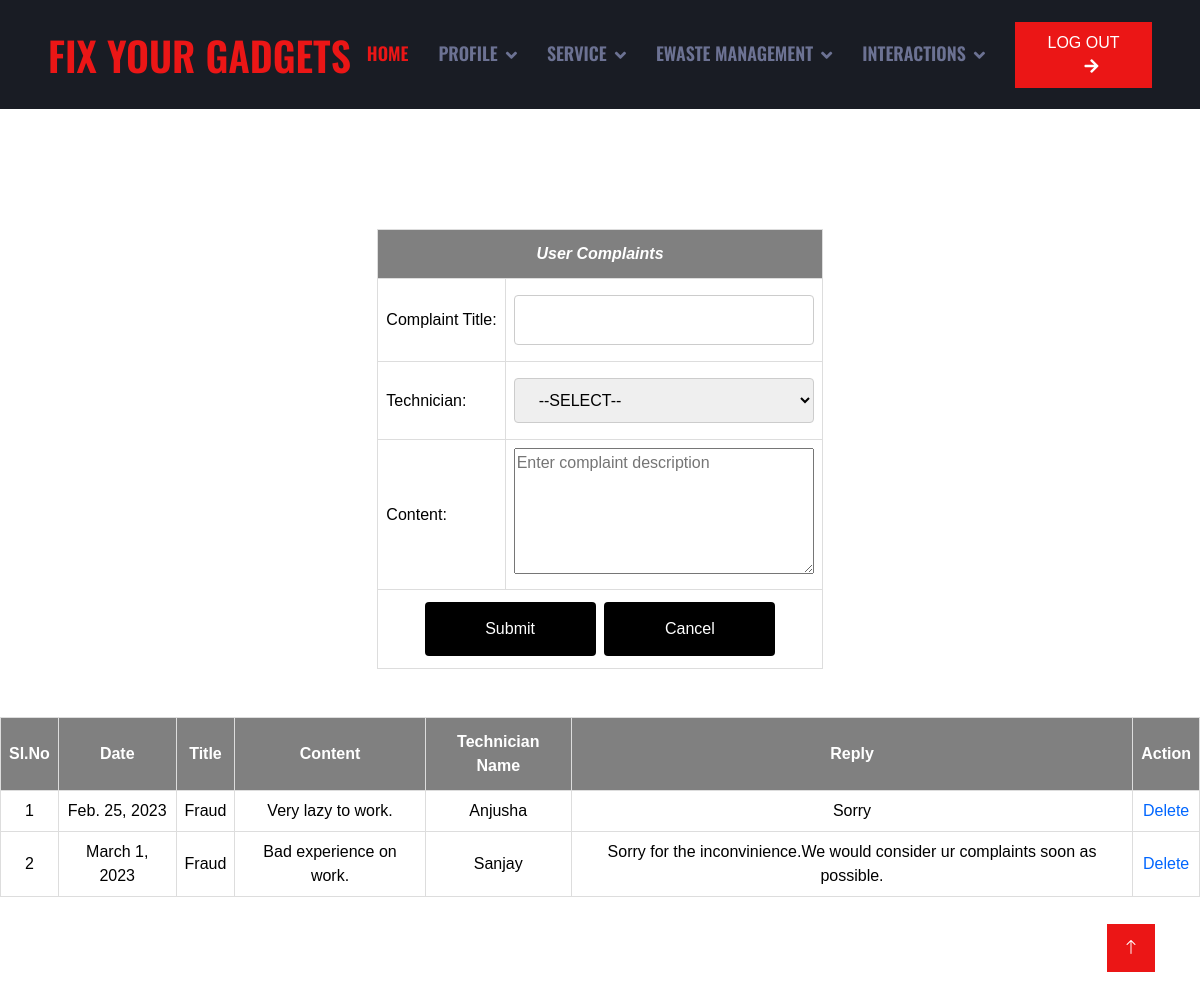
Screenshot of /User/usercomp/ (signed in) with the database file from the repository.
### User/models.py (models this page shows)
class Complaint(models.Model):
    complaint_title=models.CharField(max_length=50)
    complaint_content=models.CharField(max_length=50)
    complaint_date=models.DateField(auto_now_add=True)
    complaint_status=models.IntegerField(default=0)
    complaint_reply=models.CharField(max_length=100)
    technician=models.ForeignKey('Admin.Technician',on_delete=models.SET_NULL,null=True)
    user=models.ForeignKey(User,on_delete=models.SET_NULL,null=True)

### Admin/models.py (models this page shows)
class Technician(models.Model):
    technician_name=models.CharField(max_length=50)
    technician_gender=models.CharField(max_length=50)
    technician_contact=models.CharField(max_length=50)
    technician_email=models.CharField(max_length=50)
    technician_password=models.CharField(max_length=50)
    technician_photo=models.FileField(upload_to='TechnicianDocs/')
    technician_experience=models.CharField(max_length=100)
    technician_address=models.CharField(max_length=100)
    category=models.ForeignKey(Category,on_delete=models.CASCADE)

### User/views.py (the view)
# urls.py: path('usercomp/', views.UserComplaint,name="usercomp"),
def UserComplaint(request):
    if 'uid' in request.session:
        tech=Technician.objects.all()
        comp=Complaint.objects.filter(user=request.session["uid"])
        if request.method=="POST":
            t=Technician.objects.get(id=request.POST.get('ddl_tech'))
            u=User.objects.get(id=request.session['uid'])
            Complaint.objects.create(complaint_title=request.POST.get('txt_complaint'),complaint_content=request.POST.get('txt_content'),technician=t,user=u)
            return redirect('webuser:usercomp')
        else:
            return render(request,"User/UserComplaints.html",{'tech':tech,'res':comp})
    else:
        return redirect('guest:Home')

### User/Templates/User/UserComplaints.html (shortened to what this page needs)
{% extends 'User/Head.html' %}
{% load static %}
{% block content %}
<!DOCTYPE html>
<html lang="en">
<head>
</head>
<body>
    <br>
    <br>
    <br>
    <br>
    <br>
<div id="tab">
    <form action="" method="POST" >
    <table border="1" align="center" cellpadding="10" style="border-collapse: collapse;" bgcolor="white">
        <tr>
            <th colspan="2" align="center"><i><b><center>User Complaints</center></b></i></th>
        </tr>
        <tr>
            <td>Complaint Title:</td>
            <td><input type="text" name="txt_complaint"></td>
        </tr>
        <tr>
            <td>Technician:</td>
            <td><select name="ddl_tech" id="techn">
                <option value="">--SELECT--</option>
                </select></td>
        </tr>
        <tr>
            <td>Content:</td>
            <td><textarea id="txt_content" name="txt_content" required="" autocomplete="off" placeholder="Enter complaint description" rows="5" cols="30"></textarea></td>
        </tr>
        <tr>
            <td align="center" colspan="2"><input type="submit" value="Submit">&nbsp&nbsp<input type="reset" value="Cancel"></td>
        </tr>
        </table>
        <br>
        <br>
        <table  cellpadding="20px"  align="center" bgcolor="white" >
            <tr>
                <th><center>Sl.No</center></th>
                <th><center>Date</center></th>
                <th><center>Title</center></th>
                <th><center>Content</center></th>
                <th><center>Technician Name</center></th>
                <th><center>Reply</center></th>
                <th><center>Action</center></th>
            </tr>
           {% for i in res %}
            <tr>
                <td><center>{{forloop.counter}}</center></td>
                <td><center>{{i.complaint_date}}</center></td>
                <td><center>{{i.complaint_title}}</center></td>
                <td><center>{{i.complaint_content}}</center></td>
                <td><center>{{i.technician.technician_name}}</center></td>
                <td><center>{{i.complaint_reply}}</center></td>
                <td><center><a href="{% url 'webuser:delcomplaint' i.id %}">Delete</a></center> </td>
            </tr>
           {% endfor %}
            </table>
            <br>
            <br>
            <br>
            <br>
            <br>
    </form>
    </div>
</body>
</html>
{% endblock content %}

### Guest/static/Main/css/style.css (style rules this page uses)
:root { --primary: #EB1616; --secondary: #191C24; --light: #6C7293; --dark: #000000; }

### Guest/static/form.css (style rules this page uses)
#tab { font-family: "Trebuchet MS", Arial, Helvetica, sans-serif; border-collapse: collapse; width: 100%; }
#tab td, #tab th { border: 1px solid #ddd; padding: 8px; color: black; }
#tab a { color:#06F; }
#tab th { padding-top: 12px; padding-bottom: 12px; text-align: left; background-color: gray; color: white; }
input[type=text],[type=password],[type=email],[type=date], select { width: 100%; padding: 12px 20px; margin: 8px 0; display: inline-block; border: 1px solid #ccc; border-radius: 4px; box-sizing: border-box; }
input[type=submit] { width: 40%; background-color: black; color: white; padding: 15px; margin: 4px 0; border: none; border-radius: 4px; cursor: pointer; }
input[type=reset] { width: 40%; background-color: black; color: white; padding: 15px; margin: 4px 0; border: none; border-radius: 4px; cursor: pointer; }

### rows the page displays
Complaint: complaint_date "Feb. 25, 2023", complaint_title "Fraud", complaint_content "Very lazy to work.", technician.technician_name "Anjusha", complaint_reply "Sorry"
Complaint: complaint_date "March 1, 2023", complaint_title "Fraud", complaint_content "Bad experience on work.", technician.technician_name "Sanjay", complaint_reply "Sorry for the inconvinience.We would consider ur complaints soon as possible."
